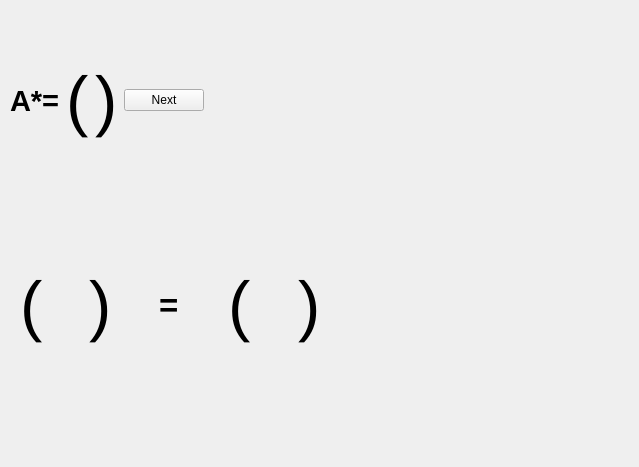
<?xml version="1.0" encoding="UTF-8"?>
<ui version="4.0">
 <class>gausswidget</class>
 <widget class="QWidget" name="gausswidget">
  <property name="geometry">
   <rect>
    <x>0</x>
    <y>0</y>
    <width>639</width>
    <height>467</height>
   </rect>
  </property>
  <property name="windowTitle">
   <string>Form</string>
  </property>
  <widget class="QWidget" name="layoutWidget">
   <property name="geometry">
    <rect>
     <x>10</x>
     <y>230</y>
     <width>351</width>
     <height>151</height>
    </rect>
   </property>
   <layout class="QHBoxLayout" name="horizontalLayout_5">
    <item>
     <spacer name="horizontalSpacer_8">
      <property name="orientation">
       <enum>Qt::Horizontal</enum>
      </property>
      <property name="sizeType">
       <enum>QSizePolicy::Fixed</enum>
      </property>
      <property name="sizeHint" stdset="0">
       <size>
        <width>10</width>
        <height>20</height>
       </size>
      </property>
     </spacer>
    </item>
    <item>
     <widget class="QLabel" name="label_13">
      <property name="font">
       <font>
        <pointsize>50</pointsize>
       </font>
      </property>
      <property name="text">
       <string>(</string>
      </property>
     </widget>
    </item>
    <item>
     <layout class="QGridLayout" name="solutionconstgrid">
      <property name="topMargin">
       <number>42</number>
      </property>
      <property name="bottomMargin">
       <number>25</number>
      </property>
      <property name="verticalSpacing">
       <number>0</number>
      </property>
     </layout>
    </item>
    <item>
     <widget class="QLabel" name="label_14">
      <property name="font">
       <font>
        <pointsize>50</pointsize>
       </font>
      </property>
      <property name="text">
       <string>)</string>
      </property>
     </widget>
    </item>
    <item>
     <widget class="QLabel" name="label_17">
      <property name="font">
       <font>
        <pointsize>25</pointsize>
        <weight>75</weight>
        <bold>true</bold>
       </font>
      </property>
      <property name="text">
       <string>=</string>
      </property>
     </widget>
    </item>
    <item>
     <widget class="QLabel" name="label_18">
      <property name="font">
       <font>
        <pointsize>50</pointsize>
       </font>
      </property>
      <property name="text">
       <string>(</string>
      </property>
     </widget>
    </item>
    <item>
     <layout class="QGridLayout" name="solutiongrid">
      <property name="topMargin">
       <number>20</number>
      </property>
      <property name="bottomMargin">
       <number>0</number>
      </property>
      <property name="verticalSpacing">
       <number>7</number>
      </property>
     </layout>
    </item>
    <item>
     <widget class="QLabel" name="label_19">
      <property name="font">
       <font>
        <pointsize>50</pointsize>
       </font>
      </property>
      <property name="text">
       <string>)</string>
      </property>
     </widget>
    </item>
   </layout>
  </widget>
  <widget class="QWidget" name="layoutWidget_2">
   <property name="geometry">
    <rect>
     <x>10</x>
     <y>30</y>
     <width>621</width>
     <height>141</height>
    </rect>
   </property>
   <layout class="QHBoxLayout" name="horizontalLayout">
    <item>
     <widget class="QLabel" name="label">
      <property name="sizePolicy">
       <sizepolicy hsizetype="Fixed" vsizetype="Preferred">
        <horstretch>0</horstretch>
        <verstretch>0</verstretch>
       </sizepolicy>
      </property>
      <property name="font">
       <font>
        <pointsize>22</pointsize>
        <weight>75</weight>
        <bold>true</bold>
       </font>
      </property>
      <property name="text">
       <string>A*=</string>
      </property>
     </widget>
    </item>
    <item>
     <widget class="QLabel" name="label_3">
      <property name="sizePolicy">
       <sizepolicy hsizetype="Fixed" vsizetype="Preferred">
        <horstretch>0</horstretch>
        <verstretch>0</verstretch>
       </sizepolicy>
      </property>
      <property name="font">
       <font>
        <pointsize>50</pointsize>
       </font>
      </property>
      <property name="text">
       <string>(</string>
      </property>
     </widget>
    </item>
    <item>
     <layout class="QGridLayout" name="auggrid"/>
    </item>
    <item>
     <widget class="QLabel" name="label_7">
      <property name="font">
       <font>
        <pointsize>50</pointsize>
       </font>
      </property>
      <property name="text">
       <string>)</string>
      </property>
     </widget>
    </item>
    <item>
     <widget class="QPushButton" name="next">
      <property name="sizePolicy">
       <sizepolicy hsizetype="Fixed" vsizetype="Fixed">
        <horstretch>0</horstretch>
        <verstretch>0</verstretch>
       </sizepolicy>
      </property>
      <property name="text">
       <string>Next</string>
      </property>
     </widget>
    </item>
    <item>
     <spacer name="horizontalSpacer">
      <property name="orientation">
       <enum>Qt::Horizontal</enum>
      </property>
      <property name="sizeHint" stdset="0">
       <size>
        <width>40</width>
        <height>20</height>
       </size>
      </property>
     </spacer>
    </item>
   </layout>
  </widget>
 </widget>
 <resources/>
 <connections/>
</ui>
